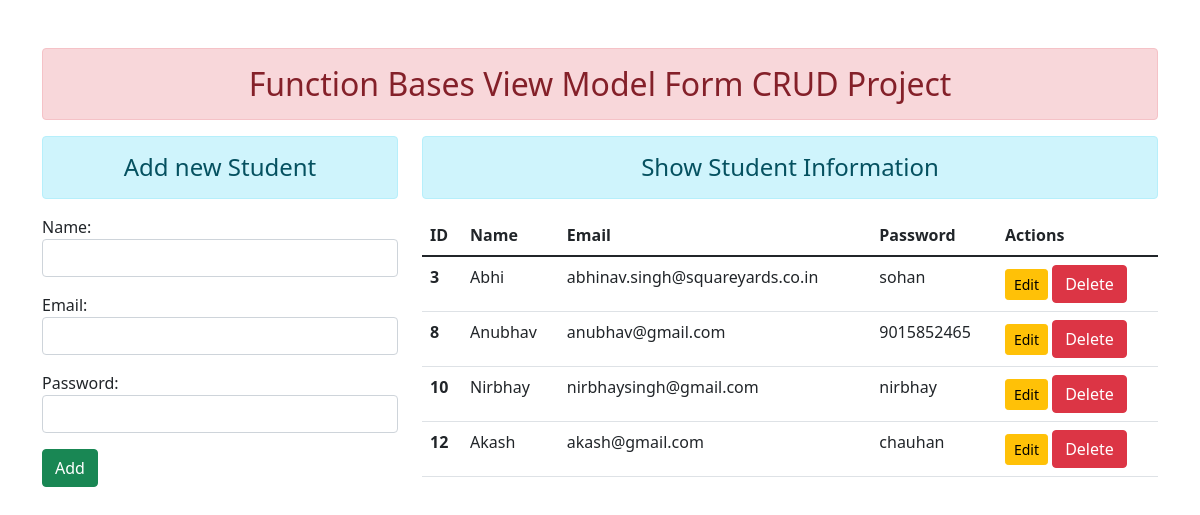
/, run on an earlier commit of the app's database.
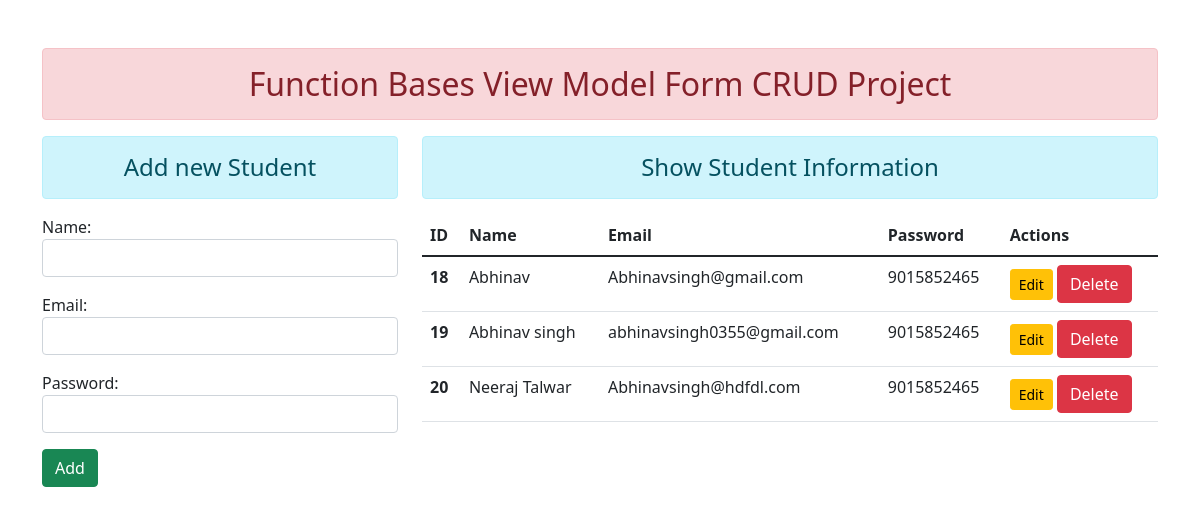
And on a later commit of the database.
### enroll/models.py (models this page shows)
class User(models.Model):
    name=models.CharField(max_length=100)
    email=models.EmailField(max_length=100)
    password=models.CharField(max_length=100)

### enroll/views.py (the view)
# urls.py: path('',views.add_show,name="addandshow"),
def add_show(request):
    if request.method == "POST":
        fm = StudentRegistration(request.POST)
        if fm.is_valid():
            nm=fm.cleaned_data['name']
            em=fm.cleaned_data['email']
            pw=fm.cleaned_data['password']
            reg=User(name=nm,email=em,password=pw)
            reg.save()
            fm=StudentRegistration()  # for show blank page
    else:
        fm = StudentRegistration()
    stud = User.objects.all()
    return render(request,'enroll/addandshow.html',{'form':fm , 'stu':stud})

### enroll/forms.py
class StudentRegistration(forms.ModelForm):
    class Meta:
        model=User
        fields=['name','email','password']
        widgets = {
            'name':forms.TextInput(attrs={'class':'form-control'}),
            'email':forms.EmailInput(attrs={'class':'form-control'}),
            'password':forms.PasswordInput(render_value=True, attrs={'class':'form-control'}),
        }

### enroll/templates/enroll/addandshow.html (shortened to what this page needs)
{% extends 'enroll/base.html' %}
{% block content %}
<div class="row">
    <div class="col-sm-4">
        <h4 class="text-center alert alert-info">Add new Student</h4>
        <form action="" method="POST">
        {{form.as_p}}
        <input type="submit" class="btn btn-success" value="Add">
        </form>
    </div>
    <div class="col-sm-8">
        <h4 class="text-center alert alert-info">Show Student Information</h4>
        {% if stu %}
        <table class="table table-hover">
            <thead>
                <tr>
                    <th scope="col">ID</th>
                    <th scope="col">Name</th>
                    <th scope="col">Email</th>
                    <th scope="col">Password</th>
                    <th scope="col">Actions</th>
                </tr>
            </thead>
            <tbody>
                {% for st in stu %}
                <tr>
                    <th scope="row">{{st.id}}</th>
                    <td>{{st.name}}</td>
                    <td>{{st.email}}</td>
                    <td>{{st.password}}</td>
                    <td>
                        <a href="{% url 'updatedata' st.id %}" class="btn btn-warning btn-sm">Edit</a>
                        <form action="{% url 'deletestudent' st.id %}" method="POST" class="d-inline"> {% csrf_token %}
                            <input type="submit" class="btn btn-danger" value="Delete" onclick="confirm('Do you really want to delete this data?')">
                        </form>
                    </td>
                </tr>
                {% endfor %}
            </tbody>
        </table>
        {% else %}
        <h4 class="text-center alert alert-danger">No Data Found</h4>
        {% endif %}
    </div>
</div>
{% endblock content %}

### enroll/templates/enroll/base.html (shortened to what this page needs)
<!DOCTYPE html>
{% load static %}
<html lang="en">
<head>
    <link rel="stylesheet" href="{% static 'enroll/css/bootstrap.css' %}">
</head>
<body>
    <div class="container mt-5">
        <h2 class="text-center alert alert-danger">Function Bases View Model Form CRUD Project</h2>
        {% block content %}    {% endblock content %}
    </div>
</body>
</html>

What changed in the data, as far as the page shows it:
removed User: id "3", name "Abhi", email "abhinav.singh@squareyards.co.in", password "sohan"
removed User: id "8", name "Anubhav", email "anubhav@gmail.com", password "9015852465"
removed User: id "10", name "Nirbhay", email "nirbhaysingh@gmail.com", password "nirbhay"
removed User: id "12", name "Akash", email "akash@gmail.com", password "chauhan"
added User: id "18", name "Abhinav", email "Abhinavsingh@gmail.com", password "9015852465"
added User: id "19", name "Abhinav singh", email "abhinavsingh0355@gmail.com", password "9015852465"
added User: id "20", name "Neeraj Talwar", email "Abhinavsingh@hdfdl.com", password "9015852465"
